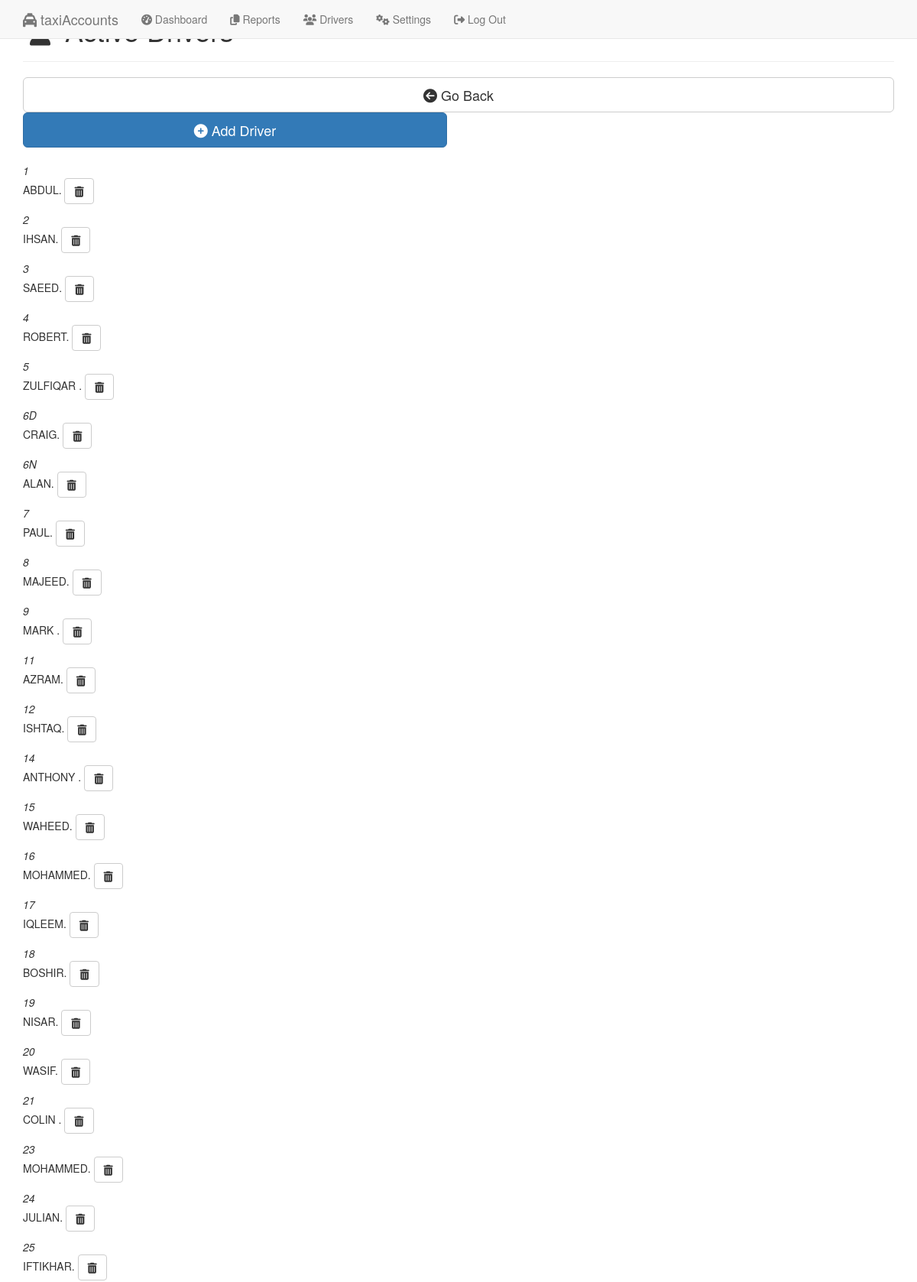
The page /drivers/ (signed in, upper part) on the database its author committed.
### tables this page shows
CREATE TABLE "drivers" (
			"id" INTEGER PRIMARY KEY AUTOINCREMENT NOT NULL,"driverID" VARCHAR,"driverName" VARCHAR);

### app/taxiRent.php (called while the page is built, shortened)
<?php
class taxiRent{
	function __construct(){
		$route = new libRoute;
	}
	function loadObject($class){
		if( substr($class, 0, 3) == 'obj') {
			$class_name = substr($class, 3);
			$class_file = taxiRent_APP_DIR . 'obj/' . strtolower($class_name) . '.php';
			if( file_exists($class_file) ){
				return true;
			}
		}
	}
	function loadLibrary($class){
		if( substr($class, 0, 3) == 'lib') {
			$class_name = substr($class, 3);
			$class_file = taxiRent_APP_DIR . 'lib/' . strtolower($class_name) . '.php';
			if( file_exists($class_file) ){
				return true;
			}
		}
	}
}

### index.php (called while the page is built, shortened)
<?php
require_once( taxiRent_APP_DIR . 'taxiRent.php' );
$taxiRent = new taxiRent;

### app/lib/database.php (called while the page is built, shortened)
<?php
class libDatabase {
	public $connection;
	public $errors = array();
	function __construct(){
		$this->connection = new SQLite3('app/taxiAccounts.sqlite', SQLITE3_OPEN_CREATE | SQLITE3_OPEN_READWRITE);
    	$this->connection->enableExceptions(true);
	}
		public function selectAllDriversAsArray(){
		$queryString = 'SELECT * FROM "drivers"';
		$statement = $this->connection->prepare($queryString);
		try {
			$result = $statement->execute();
		} catch(Exception $e) {
			array_push($this->errors, $e->getMessage() );
		}
		$result->finalize();
		$all = array();
		while ($one = $result->fetchArray(SQLITE3_ASSOC))
        {
            array_push($all,$one);
        }
		return $all;
	}
}

### app/obj/drivers.php (the view, shortened to what this page needs)
<?php
class objDrivers{
    public function getDriversList(){
        $db = new libDatabase;
		$drivers = $db->selectAllDriversAsArray();
		$listHTML ='';
		foreach ($drivers as $driver) {
            $listHTML .= '<div class="card card-stats card-status-driver">
                    <div class="card-header card-header-info card-header-icon">
                        <div class="card-icon">
                            <i class="material-icons">'.$driver['driverID'].'</i>
                        </div>
                        <p class="card-category">'.$driver['driverName'].'.
                        <a href="/drivers/delete/?driverID='.$driver['driverID'].'" class="btn btn-default btndelete"><i class="fa fa-trash"></i></a>
                        </p>
                    </div>
                </div>';
        }
        return $listHTML;
    }
}

### public/html/template/mobile.php (shortened to what this page needs)
<!DOCTYPE html>
<html lang="en">
    <head>
        <link rel='stylesheet' type='text/css' href="<?php echo taxiRent_PUBLIC_CSS_URL; ?>font-awesome.min.css">
        <link rel='stylesheet' type='text/css' href="<?php echo taxiRent_PUBLIC_CSS_URL; ?>jquery-ui.css">
        <link rel="stylesheet" href="<?php echo taxiRent_PUBLIC_CSS_URL; ?>bootstrap.min.css">
        <link rel='stylesheet' type='text/css' href="<?php echo taxiRent_PUBLIC_CSS_URL; ?>mobile.css">
    </head>
    <body class="taxiRent">
        <nav class="navbar navbar-default navbar-fixed-top">
            <div class="container">
                <div class="navbar-header">
                    <a href="<?php echo taxiRent_URL; ?>" class="navbar-brand"><i class="fa <?php echo $this->appIcon; ?>"></i> <?php echo $this->appName; ?></a>
                </div>
                <div class="collapse navbar-collapse" id="bs-example-navbar-collapse-1">
                    <ul class="nav navbar-nav">
                        <?php
                        $this->getAppMenu($this->pageID);
                        if( isset($_SESSION['userLoggedIn']) ){echo '<li><a href="/logout/"><i class="fa fa-sign-out"></i> Log Out</a></li>';}
                        ?>
                    </ul>
                </div>
            </div>
        </nav>
        <div class="page container pg-<?php echo $this->pageID; ?>">
            <h1 class="page-title"><i class="fa <?php echo $this->pageTitleIcon; ?>"></i> <?php echo $this->pageTitleH1; ?></h1>
            <hr>
            <button type="button" onclick="window.history.back();" class="btn btn-default btn-block btn-lg goBackSmall"><i class="fa fa-arrow-circle-left"></i> Go Back</button>
            <?php echo $this->getPageContent(); ?>
        </div>
    </body>
</html>

### app/lib/template.php (shortened to what this page needs)
<?php
class libTemplate{
    public $pageContent;
	function __construct($page){
        $this->appName = "taxiAccounts";
        $this->appIcon = "fa-taxi";
        $this->pageID = $page;
        $this->pageContent = $page;
	}
	function getPage(){
	    require taxiRent_PUBLIC_DIR.'html/template/mobile.php';
	     $page = ob_get_clean();
	   echo $page;
	}
	function getPageContent(){
	    require taxiRent_PUBLIC_DIR.'html/'.$this->pageContent.'.php';
	    return ob_get_clean();
	}
	function getAppMenu($thisPage){
        $menu_items = array(
            'Dashboard'=>'/',
            'Reports'=>'/reports/',
            'Drivers'=>'/drivers/',
            'Settings'=>'/settings/',
            );
        foreach($menu_items as $item => $url){
            switch($item){
                case "Dashboard":
                    $icon="dashboard";
                    if($thisPage == "dash"){$class="active";}else{$class="";}
                    break;
                case "Reports":
                    $icon="copy";
                    if($thisPage == "reports"){$class="active";}else{$class="";}
                    break;
                case "Drivers":
                    $icon="users";
                    if($thisPage == "drivers"){$class="active";}else{$class="";}
                    break;
                case "Settings":
                    $icon="cogs";
                    if($thisPage == "settings"){$class="active";}else{$class="";}
                    break;
            }
            echo '<li class="'.$class.'"><a href="'.$url.'"><i class="fa fa-'.$icon.'"></i> '.$item.'</a></li>';
        }
    }
}

### public/html/driver-list.php (shortened to what this page needs)
<?php
$drivers = new objDrivers;
?>
<div class="row">
    <div class="col-md-6 lblDashboard">
        <a href="/drivers/add/" class="btn btn-primary btn-lg btn-block"><i class="fa fa-plus-circle"></i> Add Driver</a>
        <br/>
        <?php
            $list =  $drivers->getDriversList();
            if($list == null){
                ?>
                <p>There are no drivers to list, consider adding some.</p>
                <?php
            }else{
                echo $list;
            }
        ?>
    </div>
</div>

### app/lib/route.php (shortened to what this page needs)
<?php
class libRoute{
	function __construct($loggedIn=null){
		$request_uri = explode('?', $_SERVER['REQUEST_URI'], 2);
        if(isset($_SESSION['userLoggedIn'])){
            $this->userLoggedIn($request_uri);
        }else{
        	$this->userUnknown($request_uri);
        }
	}
	public function userLoggedIn($request_uri) {
		switch ($request_uri[0]) {
		    case '/drivers/':
		    	$page = new libTemplate("driver-list");
			    $page->pageTitle = "Active Drivers | ".$page->appName;
			    $page->pageTitleIcon = "fa-users";
			    $page->pageTitleH1 = "Active Drivers";
			    $page->getPage();
		    	break;
		}
	}
}

### rows shown on the page
drivers: driverID "1", driverName "ABDUL"
drivers: driverID "2", driverName "IHSAN"
drivers: driverID "3", driverName "SAEED"
drivers: driverID "4", driverName "ROBERT"
drivers: driverID "5", driverName "ZULFIQAR"
drivers: driverID "6D", driverName "CRAIG"
drivers: driverID "6N", driverName "ALAN"
drivers: driverID "7", driverName "PAUL"
drivers: driverID "8", driverName "MAJEED"
drivers: driverID "9", driverName "MARK"
drivers: driverID "11", driverName "AZRAM"
drivers: driverID "12", driverName "ISHTAQ"
drivers: driverID "14", driverName "ANTHONY"
drivers: driverID "15", driverName "WAHEED"
drivers: driverID "16", driverName "MOHAMMED"
drivers: driverID "17", driverName "IQLEEM"
drivers: driverID "18", driverName "BOSHIR"
drivers: driverID "19", driverName "NISAR"
drivers: driverID "20", driverName "WASIF"
drivers: driverID "21", driverName "COLIN"
drivers: driverID "23", driverName "MOHAMMED"
drivers: driverID "24", driverName "JULIAN"
drivers: driverID "25", driverName "IFTIKHAR"

### other values the page prints
$this->appName "taxiAccounts"
$item "Dashboard"
$item "Reports"
$item "Drivers"
$item "Settings"
